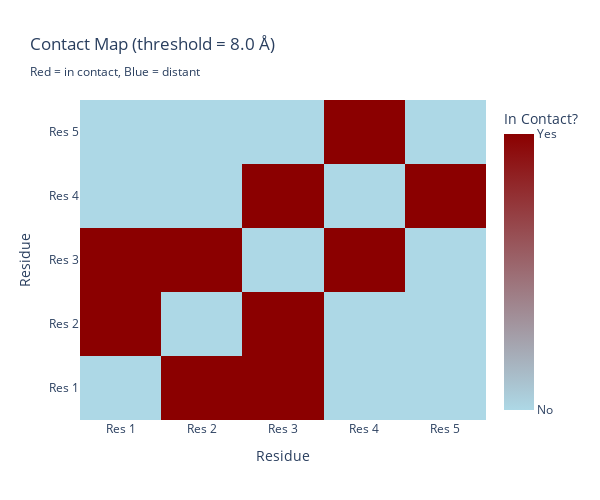

Notebook source saved alongside this figure:
### Code cell
# Interactive contact map with Plotly
fig_contact = go.Figure(
    data=go.Heatmap(
        z=contact_map.astype(int),
        x=[f"Res {i + 1}" for i in range(len(contact_map))],
        y=[f"Res {i + 1}" for i in range(len(contact_map))],
        colorscale=[[0, "lightblue"], [1, "darkred"]],
        colorbar=dict(title="In Contact?", tickvals=[0, 1], ticktext=["No", "Yes"]),
        hovertemplate="<b>%{y} → %{x}</b><br>"
        + "In contact: %{z}<br>"
        + f"Threshold: {contact_threshold} Å<extra></extra>",
    )
)

fig_contact.update_layout(
    title=f"Contact Map (threshold = {contact_threshold} Å)<br><sub>Red = in contact, Blue = distant</sub>",
    xaxis_title="Residue",
    yaxis_title="Residue",
    width=600,
    height=500,
)

fig_contact.show()

### Figure 1 — Plotly figure (JSON) as saved in the notebook; plotly's stock layout.template omitted (floating-point values rounded to 4 significant figures)
{"data": [{"colorbar": {"ticktext": ["No", "Yes"], "tickvals": [0, 1], "title": {"text": "In Contact?"}}, "colorscale": [[0, "lightblue"], [1, "darkred"]], "hovertemplate": "<b>%{y} → %{x}</b><br>In contact: %{z}<br>Threshold: 8.0 Å<extra></extra>", "type": "heatmap", "x": ["Res 1", "Res 2", "Res 3", "Res 4", "Res 5"], "y": ["Res 1", "Res 2", "Res 3", "Res 4", "Res 5"], "z": [[0, 1, 1, 0, 0], [1, 0, 1, 0, 0], [1, 1, 0, 1, 0], [0, 0, 1, 0, 1], [0, 0, 0, 1, 0]]}], "layout": {"height": 500, "title": {"text": "Contact Map (threshold = 8.0 Å)<br><sub>Red = in contact, Blue = distant</sub>"}, "width": 600, "xaxis": {"title": {"text": "Residue"}}, "yaxis": {"title": {"text": "Residue"}}}}
